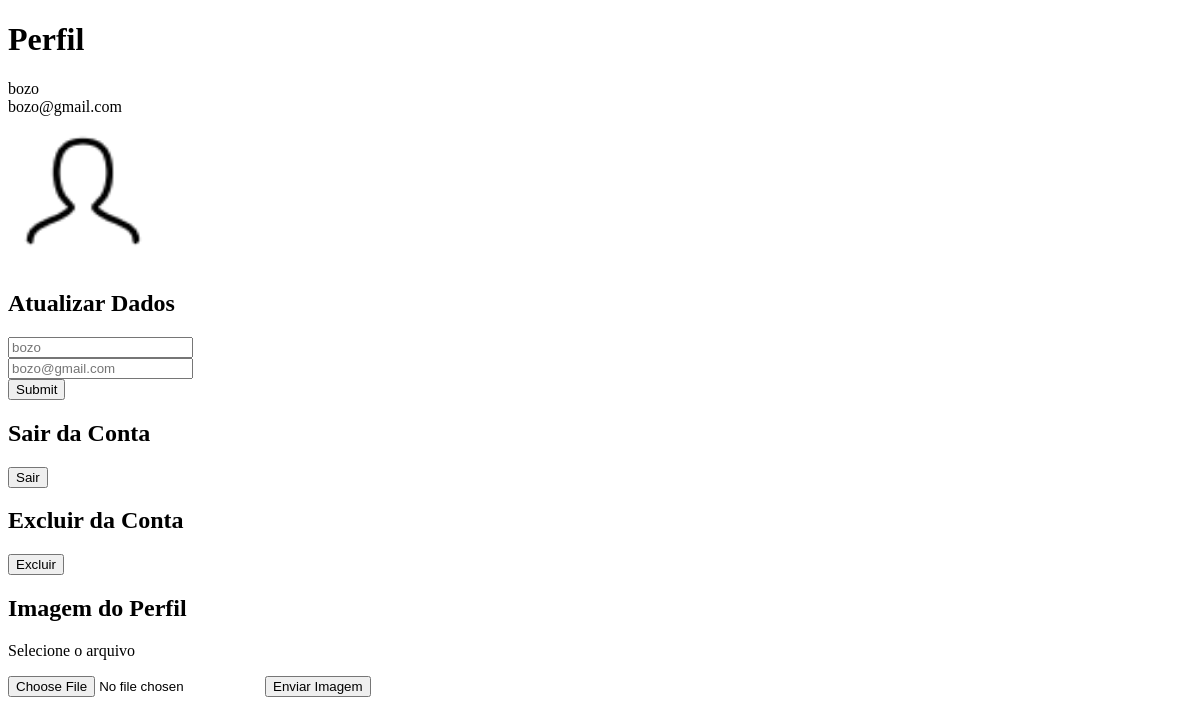
/perfil.php (signed in), run on an earlier commit of the app's database.
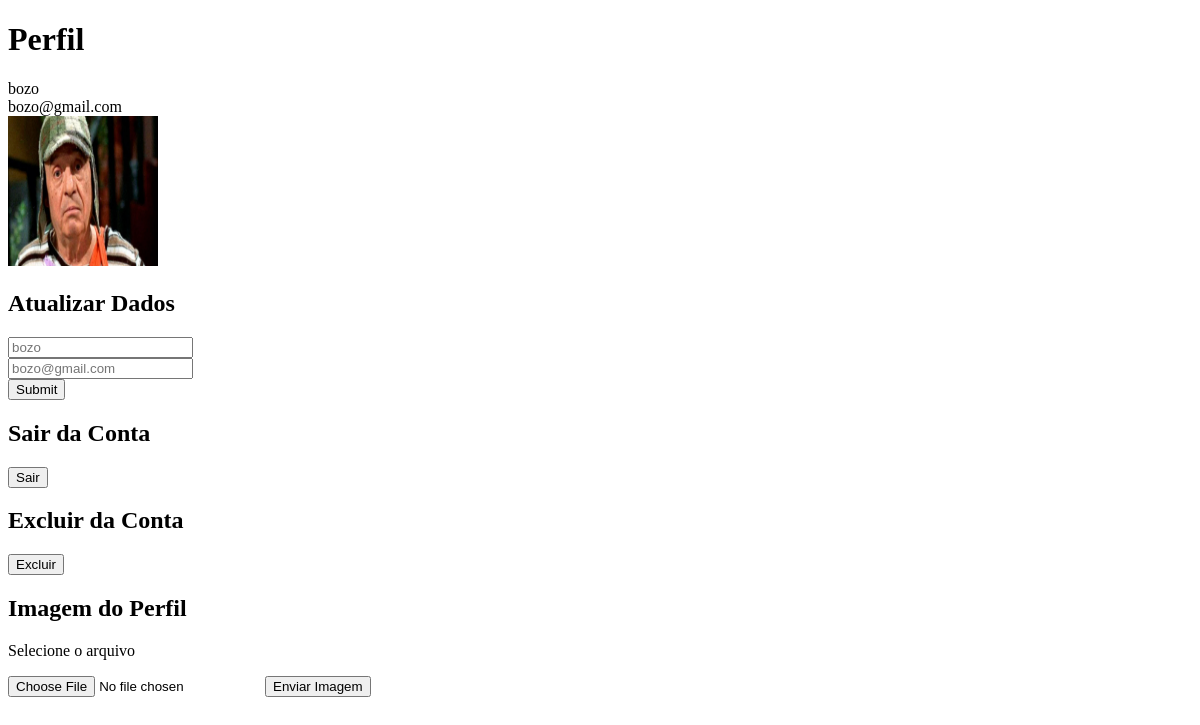
And on a later commit of the database.
### tables this page shows
CREATE TABLE `usuarios` (
  `id` int(11) NOT NULL,
  `email` mediumtext NOT NULL,
  `senha` mediumtext NOT NULL,
  `nome` longtext NOT NULL,
  `imagem` mediumtext NOT NULL
);

### classes/isfrio.php (called while the page is built, shortened)
<?php
class isfrio{
    public function buscarCliente(){
        global $pdo;
        $sql = $pdo->prepare("SELECT nome, email FROM usuarios WHERE id = :i");
        $sql-> bindValue(":i", $_SESSION['id']);
        $sql-> execute();
        if($sql->rowCount()>0){
            $dados = $sql->fetch();
            return $dados;
        }
    }
    public function buscarFoto(){
        global $pdo;
        $sql = $pdo->prepare("SELECT imagem FROM usuarios WHERE id = :i");
        $sql-> bindValue(":i", $_SESSION['id']);
        $sql-> execute();
        $dados = $sql->fetch();
        return $dados;
    }
}
?>

### perfil.php (the view, shortened to what this page needs)
<?php
    require_once 'classes/isfrio.php';
    $u = new isfrio();
?>
<!DOCTYPE html>
<html lang="pt-br">
<head>
</head>
<body>
    <h1>Perfil</h1>
    <?php
    $u->conectar("isfrio", "localhost", "root", "");
    $perfil = $u->buscarCliente();
    print_r($perfil["nome"]);
    echo "<br>";
    print_r($perfil["email"]);
    $fotoBanco = $u->buscarFoto();
    if($fotoBanco[0] != ""){
        echo "<br>
        <img src='arquivos/$fotoBanco[0]' width='150px' height='150px'>
        <br>
        ";
    } else {
        echo "<br>
        <img src='arquivos/63337562c51d1.png' width='150px' height='150px'>
        <br>
        ";
    }
    echo "
    <h2>Atualizar Dados</h2>
    <form method='POST'>
        <input type='text' name='nome' placeholder='$perfil[nome]'> <br>
        <input type='email' name='email' placeholder='$perfil[email]''>
        <br>
        <input type='submit' name='atualizar'>
    </form>
    ";
    ?>
    <h2>Sair da Conta</h2>
    <form method="post">
        <input type="submit" name="sair" value="Sair">
    </form>
    <h2>Excluir da Conta</h2>
    <form method="post">
        <input type="submit" name="excluir" value="Excluir">
    </form>
    <h2>Imagem do Perfil</h2>
    <form enctype="multipart/form-data" method="post">
        <p><label for="">Selecione o arquivo</label></p>
        <input name="arquivo" type="file">
        <input type="submit" name="botaoImg" value="Enviar Imagem">
    </form>
</body>
</html>

What changed in the data, as far as the page shows it:
changed usuarios "bozo": imagem: picture added
